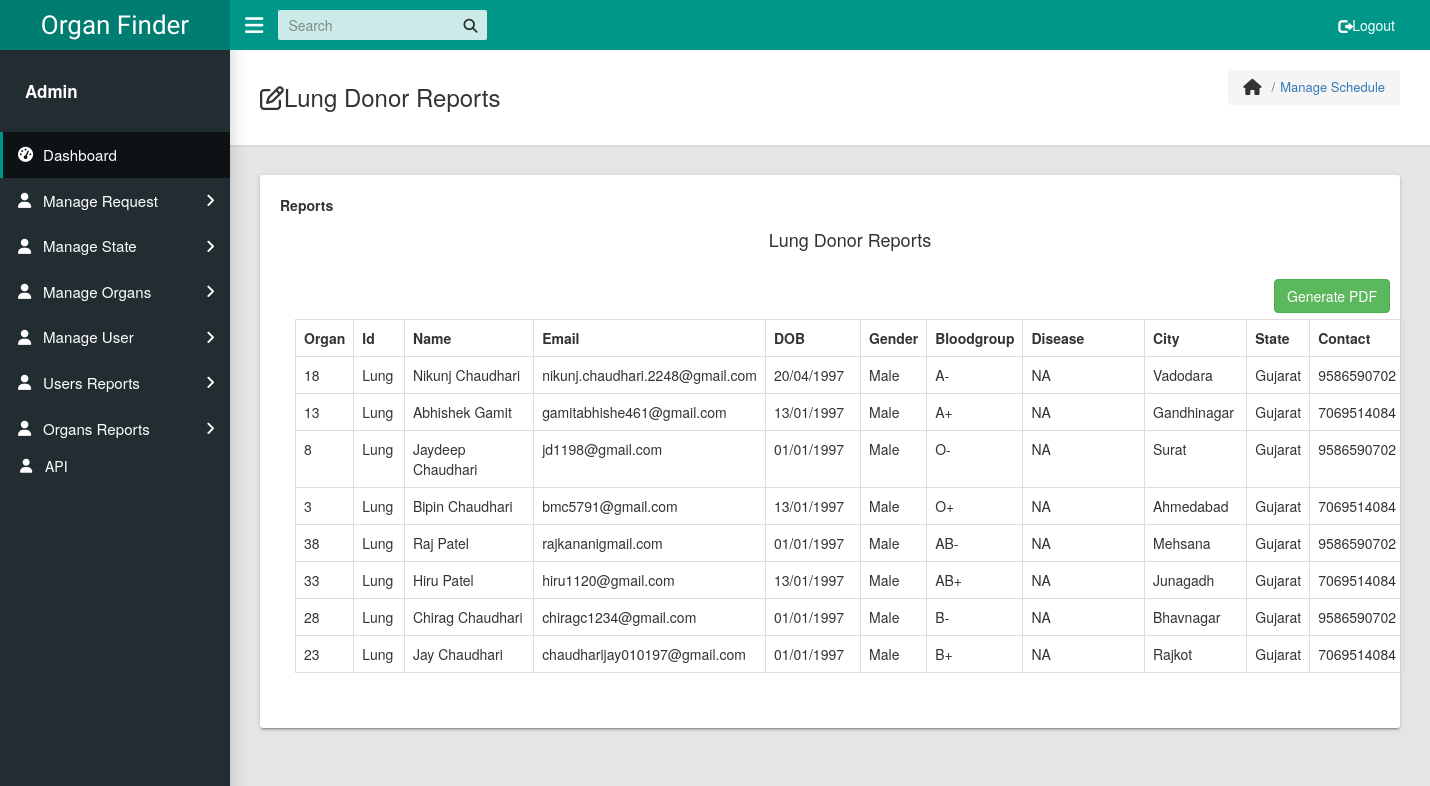
Screenshot of /reports/LungDonorReport.php with the database file from the repository.
### tables this page shows
CREATE TABLE `donorreg` (
  `id` int(11) NOT NULL,
  `d_name` varchar(50) NOT NULL,
  `d_email` varchar(50) NOT NULL,
  `d_pass` varchar(50) NOT NULL,
  `d_dob` varchar(50) NOT NULL,
  `d_gender` varchar(50) NOT NULL,
  `d_bloodgroup` varchar(50) NOT NULL,
  `d_disease` varchar(100) NOT NULL,
  `d_state` varchar(100) NOT NULL,
  `d_category` varchar(150) NOT NULL,
  `d_city` varchar(100) NOT NULL,
  `d_contact` varchar(100) NOT NULL
);

### reports/LungDonorReport.php (the view, shortened to what this page needs)
<?php
 function fetch_data()
 {
      $output = '';
    include "../config.php";
    $sql = "SELECT * FROM donorreg Where d_category='Lung' ";
      $result = mysqli_query($conn, $sql);
      while($row = mysqli_fetch_array($result))
      {
      $output .= '<tr>
                          <td>'.$row["id"].'</td>
                          <td>'.$row["d_category"].'</td>
                          <td>'.$row["d_name"].'</td>
                          <td>'.$row["d_email"].'</td>
                          <td>'.$row["d_dob"].'</td>
                          <td>'.$row["d_gender"].'</td>
                          <td>'.$row["d_bloodgroup"].'</td>
                          <td>'.$row["d_disease"].'</td>
                          <td>'.$row["d_city"].'</td>
                          <td>'.$row["d_state"].'</td>
                          <td>'.$row["d_contact"].'</td>
                     </tr>
                          ';
      }
      return $output;
 }
 ?>
<!DOCTYPE html>
<html lang="en">
<head>
    <link rel="stylesheet" type="text/css" href="../css/main.css">
	<link rel="stylesheet" href="https://maxcdn.bootstrapcdn.com/bootstrap/3.4.0/css/bootstrap.min.css">
    <link rel="stylesheet" type="text/css" href="../../../maxcdn.bootstrapcdn.com/font-awesome/4.7.0/css/font-awesome.min.css">
  </head>
  <body class="app sidebar-mini rtl">
    <header class="app-header"><a class="app-header__logo" href="../dashboard.php">Organ Finder</a>
      <a class="app-sidebar__toggle" href="#" data-toggle="sidebar" aria-label="Hide Sidebar"></a>
      <ul class="app-nav">
        <li class="app-search">
          <input class="app-search__input" type="search" placeholder="Search">
          <button class="app-search__button"><i class="fa fa-search"></i></button>
        </li>
    			<li class="app-nav">
				<a class="treeview-item" href="logout.php"><i class="glyphicon glyphicon-log-out"></i> Logout</a>
				</li>
    </header>
    <aside class="app-sidebar">
      <div class="app-sidebar__user"><img class="app-sidebar__user-avatar" src="admin.png" alt="">
        <div>
          <p class="app-sidebar__user-name"><b>Admin</b></p>
        </div>
      </div>
      <ul class="app-menu">
        <li><a class="app-menu__item active" href="../dashboard.php"><i class="app-menu__icon fa fa-dashboard"></i><span class="app-menu__label">Dashboard</span></a></li>
	<li class="treeview"><a class="app-menu__item" href="#" data-toggle="treeview"><i class="app-menu__icon fa fa-user">
      </i><span class="app-menu__label">Manage Request</span><i class="treeview-indicator fa fa-angle-right"></i></a>
        </li>
        <li class="treeview"><a class="app-menu__item" href="#" data-toggle="treeview"><i class="app-menu__icon fa fa-user"></i><span class="app-menu__label">Manage State</span><i class="treeview-indicator fa fa-angle-right"></i></a>
        </li>
       <li class="treeview"><a class="app-menu__item" href="#" data-toggle="treeview"><i class="app-menu__icon fa fa-user"></i><span class="app-menu__label">Manage Organs</span><i class="treeview-indicator fa fa-angle-right"></i></a>
        </li>
        <li class="treeview"><a class="app-menu__item" href="#" data-toggle="treeview"><i class="app-menu__icon fa fa-user"></i><span class="app-menu__label">Manage User</span><i class="treeview-indicator fa fa-angle-right"></i></a>
        </li>
		<li class="treeview"><a class="app-menu__item" href="#" data-toggle="treeview"><i class="app-menu__icon fa fa-user"></i><span class="app-menu__label"> Users Reports</span><i class="treeview-indicator fa fa-angle-right"></i></a>
		  </li>
		  <li class="treeview"><a class="app-menu__item" href="#" data-toggle="treeview"><i class="app-menu__icon fa fa-user"></i>
		<span class="app-menu__label">Organs Reports</span><i class="treeview-indicator fa fa-angle-right"></i></a>
		  </li>
		  <li><a class="treeview-item" href="../api.php"><i class="app-menu__icon fa fa-user"></i> API</a></li>
      </ul>
    </aside>
	 <main class="app-content">
      <div class="app-title">
        <div>
          <h1><i class="fa fa-edit"></i>Lung Donor Reports</h1>
        </div>
        <ul class="app-breadcrumb breadcrumb">
          <li class="breadcrumb-item"><i class="fa fa-home fa-lg"></i></li>
          <li class="breadcrumb-item"><a href="#">Manage Schedule</a></li>
        </ul>
      </div>
      <div class="row">
        <div class="col-md-12">
          <div class="tile">
            <div class="row">
              <div class="col-lg-6">
                  <div class="form-group">
                  <label for="exampleSelect1">Reports</label>
            			<div class="container">
                 <h4 align="center">Lung Donor Reports</h4><br />
                 <div class="table-responsive">
                    <div class="col-md-12" align="right">
                     <form method="post">
                          <input type="submit" name="generate_pdf" class="btn btn-success" value="Generate PDF" />
                     </form>
                     </div>
                     <br/>
                     <br/>
                     <table class="table table-bordered">
                          <tr>
                               <th width="5%">Organ</th>
                               <th width="5%">Id</th>
                               <th width="20%">Name</th>
                               <th width="20%">Email</th>
                               <th width="10%">DOB</th>
                               <th width="5%">Gender</th>
                               <th width="5%">Bloodgroup</th>
                               <th width="20%">Disease</th>
                               <th width="10%">City</th>
                               <th width="10%">State</th>
                               <th width="15%">Contact</th>
                          </tr>
                     <?php
                     echo fetch_data();
                     ?>
                     </table>
                  	</div>
                  </div>
                </div>
            </div>
          </div>
        </div>
      </div>
    </main>
	</body>
</html>

### rows the page displays
donorreg: id "18", d_category "Lung", d_name "Nikunj Chaudhari", d_email "nikunj.chaudhari.2248@gmail.com", d_dob "20/04/1997", d_gender "Male", d_bloodgroup "A-", d_disease "NA", d_city "Vadodara", d_state "Gujarat", d_contact "9586590702"
donorreg: id "13", d_category "Lung", d_name "Abhishek Gamit", d_email "gamitabhishe461@gmail.com", d_dob "13/01/1997", d_gender "Male", d_bloodgroup "A+", d_disease "NA", d_city "Gandhinagar", d_state "Gujarat", d_contact "7069514084"
donorreg: id "8", d_category "Lung", d_name "Jaydeep Chaudhari", d_email "jd1198@gmail.com", d_dob "01/01/1997", d_gender "Male", d_bloodgroup "O-", d_disease "NA", d_city "Surat", d_state "Gujarat", d_contact "9586590702"
donorreg: id "3", d_category "Lung", d_name "Bipin Chaudhari", d_email "bmc5791@gmail.com", d_dob "13/01/1997", d_gender "Male", d_bloodgroup "O+", d_disease "NA", d_city "Ahmedabad", d_state "Gujarat", d_contact "7069514084"
donorreg: id "38", d_category "Lung", d_name "Raj Patel", d_email "rajkananigmail.com", d_dob "01/01/1997", d_gender "Male", d_bloodgroup "AB-", d_disease "NA", d_city "Mehsana", d_state "Gujarat", d_contact "9586590702"
donorreg: id "33", d_category "Lung", d_name "Hiru Patel", d_email "hiru1120@gmail.com", d_dob "13/01/1997", d_gender "Male", d_bloodgroup "AB+", d_disease "NA", d_city "Junagadh", d_state "Gujarat", d_contact "7069514084"
donorreg: id "28", d_category "Lung", d_name "Chirag Chaudhari", d_email "chiragc1234@gmail.com", d_dob "01/01/1997", d_gender "Male", d_bloodgroup "B-", d_disease "NA", d_city "Bhavnagar", d_state "Gujarat", d_contact "9586590702"
donorreg: id "23", d_category "Lung", d_name "Jay Chaudhari", d_email "chaudharijay010197@gmail.com", d_dob "01/01/1997", d_gender "Male", d_bloodgroup "B+", d_disease "NA", d_city "Rajkot", d_state "Gujarat", d_contact "7069514084"
